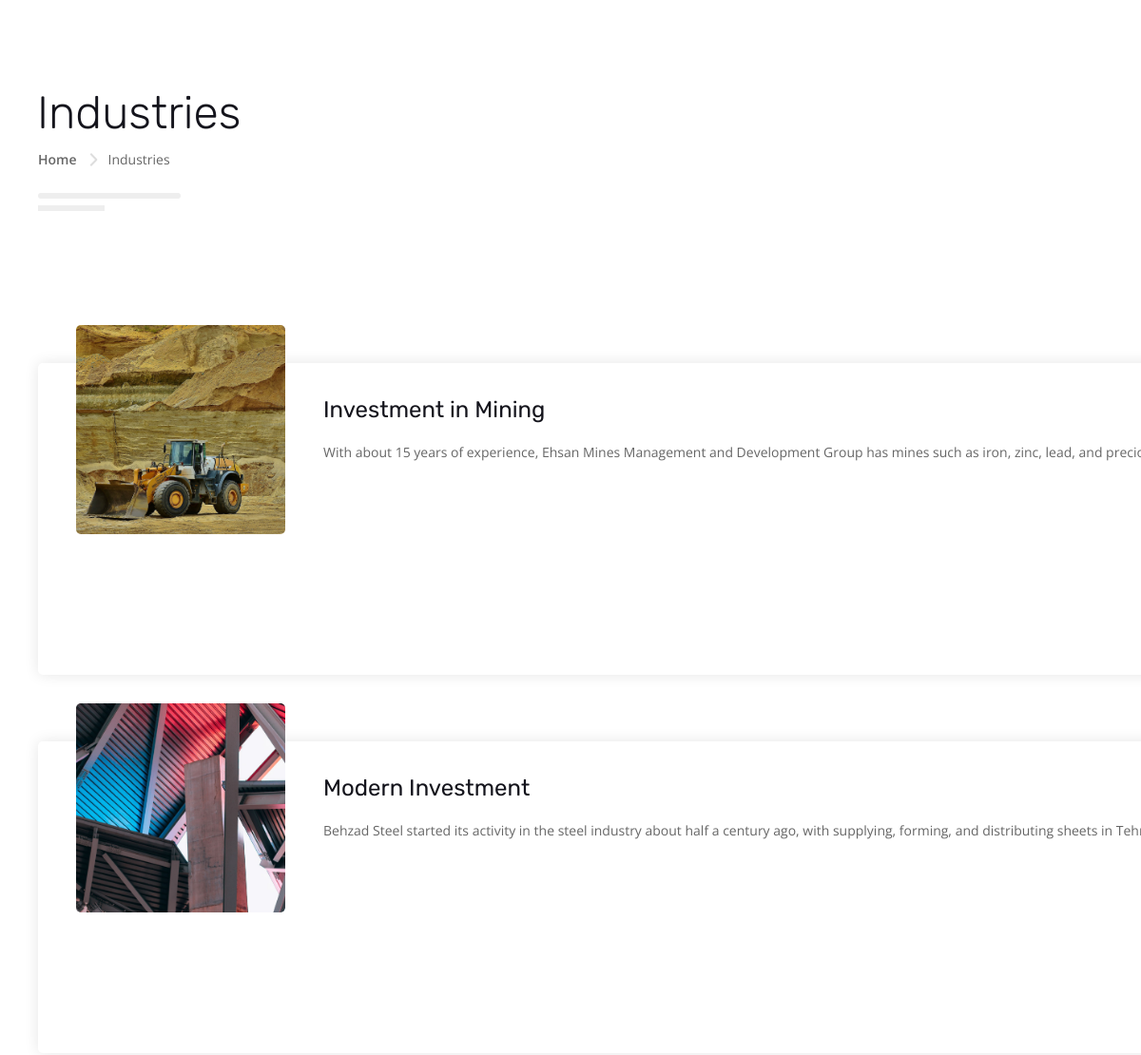
Page /industries/ (upper part) on the earlier database version.
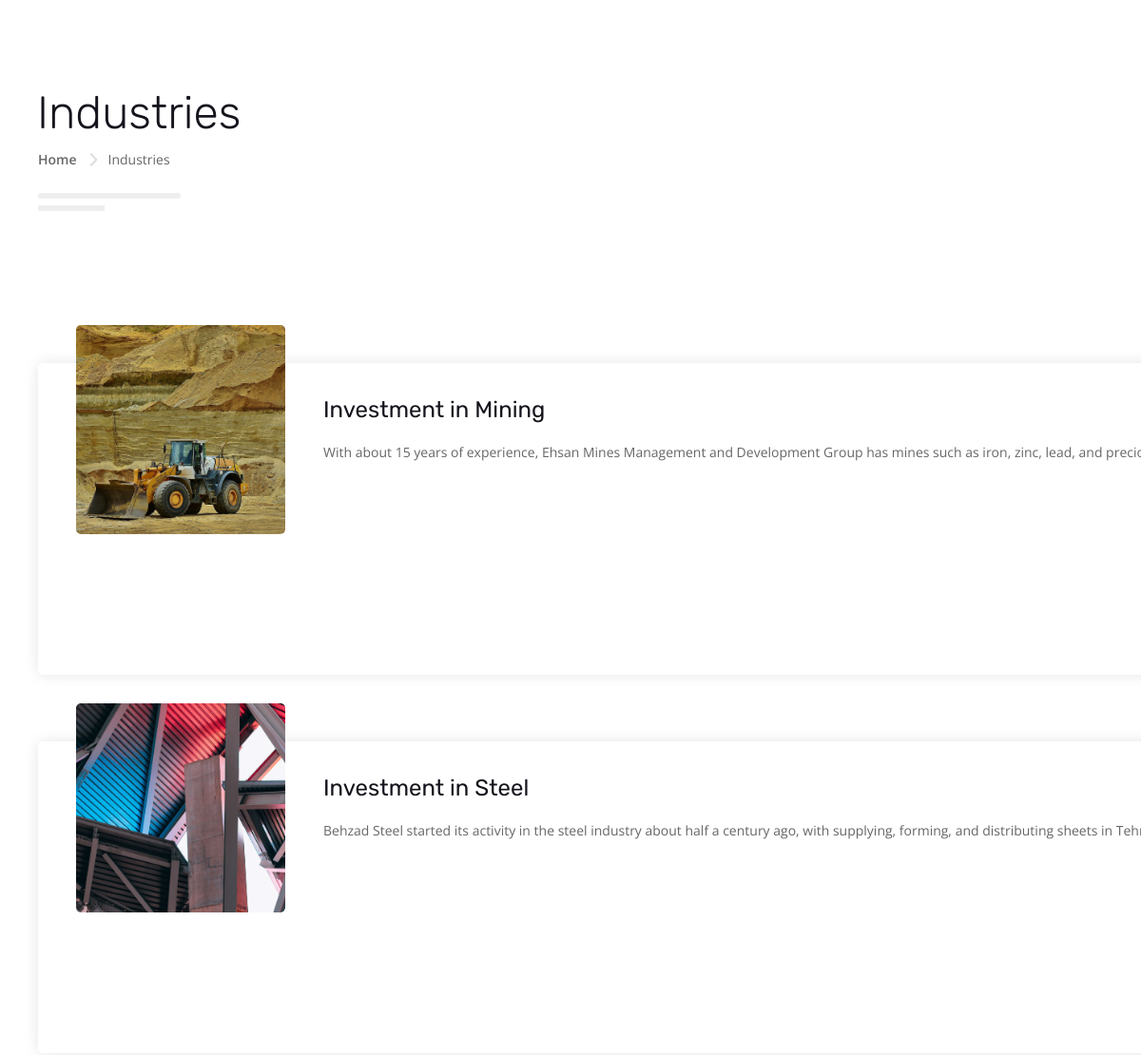
Same page on the later database version.
### industries/models.py (models this page shows, shortened)
class Industry(models.Model):
    STATUS_CHOICES = (
        ('d', 'Draft'),
        ('p', 'Publish')
    )
    title = models.CharField(max_length=300)
    slug = models.SlugField(max_length=200, unique=True)
    description = RichTextUploadingField()
    image = models.ImageField(upload_to='industry')
    image_thumbnail = models.ImageField(upload_to='industry/thumbs')
    publish = models.DateTimeField(default=timezone.now)
    created = models.DateTimeField(auto_now_add=True)
    updated = models.DateTimeField(auto_now=True)
    status = models.CharField(max_length=1, choices=STATUS_CHOICES)
    keywords = models.CharField(max_length=300, null=True)
    seo_description = models.TextField(null=True)

### industries/views.py (the view)
# urls.py: path('industries/', IndustryistView.as_view(), name="list_view"),
class IndustryistView(ListView):
    queryset = Industry.objects.filter(status="p")
    model = Industry
    template_name = 'industry_list.html'
    context_object_name = 'industry'

### industries/templates/industry_list.html (shortened to what this page needs)
{% extends 'base/main_base.html' %}
{% load static %}
{% block content %}
<div class="industify_fn_pagetitle">
    <div class="container">
        <div class="title_holder">
            <h3>Industries</h3>
            <div class="industify_fn_breadcrumbs">
                <ul>
                    <li><a href="index.html" title="Home">Home</a></li>
                    <li class="separator"><span></span></li>
                    <li><span class="bread-current"> Industries</span></li>
                </ul>
            </div>
        </div>
    </div>
</div>
<div class="industify_fn_sidebarpage">
    <div class="container">
        <div class="s_inner">
            <div class="industify_fn_leftsidebar">
                <ul class="industify_fn_service_list">
                    {% for item in industry %}
                    <li>
                        <div class="item">
                            <div class="item_in">
                                <div class="img_holder">
                                    <div class="img_abs" data-fn-bg-img="{{ item.image.url }}" style="background-image: url(&quot;{{ item.image.url }}&quot;);"></div>
                                    <a href="{% url 'industry:detail_view' item.slug %}"></a>
                                </div>
                                <div class="title">
                                    <h3><a href="{% url 'industry:detail_view' item.slug %}">{{ item.title }}</a></h3>
                                    <p>{{ item.seo_description|safe }}</p>
                                </div>
                            </div>
                        </div>
                    </li>
                    {% endfor %}
                </ul>
                <div class="clearfix"></div>
            </div>
        </div>
    </div>
</div>
{% endblock %}

Differences in the rows shown:
changed Industry: title "Modern Investment" → "Investment in Steel"
